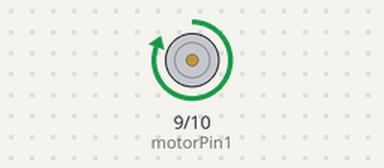
Simulated run of this sketch. Board: Arduino Uno, built with avr-gcc and run on an emulated ATmega328P. Shown: motor-driver pin pairs drawn as motors (green arrow = first pin HIGH = forward, orange = second pin HIGH = backward, longer = more drive).

Above: at 0.1 s.
At 2.1 s:
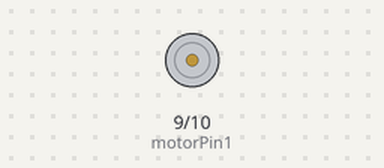
Timing chart, 0 to 3.6 s (numbered marks = the images above):
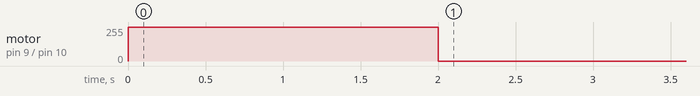

The sketch:

Motor_test.ino
```cpp
//L293D
//Motor A
const int motorPin1 = 9;
const int motorPin2 = 10;

void setup() {
  //Set pins as output
    pinMode(motorPin1, OUTPUT);
    pinMode(motorPin2, OUTPUT);
    //This code  will turn Motor A clockwise for 2 sec.
    digitalWrite(motorPin1, HIGH);
    digitalWrite(motorPin2, LOW);
    delay(2000);
    digitalWrite(motorPin1, LOW);
}

void loop() {
  // put your main code here, to run repeatedly:

}
```
